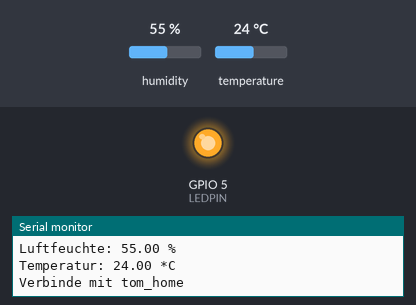
Simulated run of this sketch. Board: ESP8266 (NodeMCU). On the bench: output pins drawn as LEDs (lit = HIGH), the last lines printed to the serial monitor. The inputs (shaded band) are chosen by the test bench; at power-on: humidity 55 %, temperature 24 °C. WiFi joins after 1.5 s; servers stay silent unless stated; pins used as bus, display or sensor lines are not drawn.

Above: at 1.6 s.
At 33.2 s:
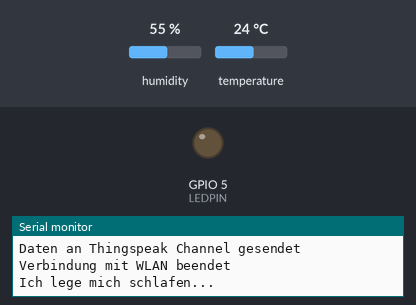
Timing chart, 0 to 82.2 s (numbered marks = the images above):
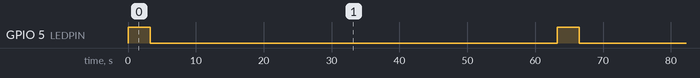

The sketch:

dht11_ESP8266_Nue_led.ino
```cpp
#include <ESP8266WiFi.h>
#include "DHT.h"

#define LEDPIN 5
#define DHTPIN 4
#define DHTPOWERPIN 14
#define DHTTYPE DHT11

#define UPDATEINTERVAL 15 //Wir aktualisieren den Thingspeak Channel alle 15 Minuten (Mindestabstand=15 Minuten)
#define CONNECTIONTIMEOUT 60 //Verbindungstimeout für die Verbindung mit unserem WLAN (Sekunden)

const char* THINGSPEAKAPIKEY = "FT6V86Q2GBDDAH2J"; //Der Write Key des Thingspeak Channels kommt hier rein
const char* THINGSPEAKHOST = "api.thingspeak.com";

const char* WLANSSID = "tom_home"; //Die SSID eures WLAN kommt hier rein
const char* WLANPWD = "heimnetz";  //Das WLAN Passwort eures WLAN kommt hier rein, bei einem offenen WLAN einfach leer lassen

DHT dht(DHTPIN, DHTTYPE);
ADC_MODE(ADC_VCC);
void setup() {
  pinMode(LEDPIN, OUTPUT);
  pinMode(DHTPOWERPIN, OUTPUT);
  Serial.begin(115200);

}

void loop() {
  digitalWrite(DHTPOWERPIN, 1);
  digitalWrite(LEDPIN, 1);


  Serial.println(F(""));
  Serial.println(F(""));
  Serial.println(F("ESP8266-DHT22-AKKU-SENSOR Thingspeak Test mit Deep-Sleep..."));
  Serial.println(F(""));
  Serial.print(F("SDK-Version: "));
  Serial.println(ESP.getSdkVersion());
  Serial.print(F("ESP8266 Chip-ID: "));
  Serial.println(ESP.getChipId());
  Serial.print(F("ESP8266 Speed in MHz: "));
  Serial.println(ESP.getCpuFreqMHz());
  Serial.print(F("Free Heap Size in Bytes: "));
  Serial.println(ESP.getFreeHeap());
  Serial.println(F(""));
  Serial.println(ESP.getVcc());
   Serial.println(F("V"));

  delay(1000);

  dht.begin();

  float hum = dht.readHumidity();
  float temp = dht.readTemperature();

  digitalWrite(DHTPOWERPIN, 0);

  if (isnan(hum) || isnan(temp)) {
    Serial.println(F("Sensorfehler!"));
    //ESP.deepSleep(1000000,WAKE_RF_DEFAULT);
    delay(100);
  } else {
    Serial.print(F("Luftfeuchte: "));
    Serial.print(hum);
    Serial.println(F(" %"));
    Serial.print(F("Temperatur: "));
    Serial.print(temp);
    Serial.println(F(" *C"));
    Serial.println(F(""));

    Serial.print(F("Verbinde mit "));
    Serial.println(WLANSSID);

    WiFi.begin(WLANSSID, WLANPWD);

    int timeout=0;

    while (WiFi.status() != WL_CONNECTED) {
      delay(1000);
      Serial.print(F("."));
      timeout+=1;

      if (timeout>=CONNECTIONTIMEOUT) {
        Serial.println(F(""));
        Serial.println(F("Timeout!"));

        //ESP.deepSleep(1000000,WAKE_RF_DEFAULT);
        delay(100);
      }
    }

    Serial.println(F(""));
    Serial.println(F("Verbindung hergestellt"));
    Serial.print(F("IP Addresse: "));
    Serial.println(WiFi.localIP());

    Serial.print(F("Verbinde mit "));
    Serial.println(THINGSPEAKHOST);

    WiFiClient client;

    if (!client.connect(THINGSPEAKHOST, 80)) {
      Serial.println(F(""));
      Serial.println(F("Verbindung fehlgeschlagen!"));

      //ESP.deepSleep(1000000,WAKE_RF_DEFAULT);
      delay(100);
    } else {
      Serial.println(F("Verbindung erfolgreich hergestellt"));
      Serial.println(F("Sende Daten an Thingspeak Channel..."));

      String POSTString ="api_key=";
      POSTString += THINGSPEAKAPIKEY;
      POSTString += "&field1=";
      POSTString += temp;
      POSTString += "&field2=";
      POSTString += hum;

      client.print(F("POST /update HTTP/1.1\n"));
      client.print(F("HOST: "));
      client.print(THINGSPEAKHOST);
      client.print(F("\n"));
      client.print(F("X-THINGSPEAKAPIKEY:"));
      client.print(THINGSPEAKAPIKEY);
      client.print(F("\n"));
      client.print(F("Connection: close\n"));
      client.print(F("Content-Type: application/x-www-form-urlencoded\n"));
      client.print(F("Content-Length: "));
      client.print(POSTString.length());
      client.print(F("\n\n"));
      client.print(POSTString);
      client.stop();

      Serial.println(F("Verbindung zum Server beendet"));
      Serial.println(F("Daten an Thingspeak Channel gesendet"));

      WiFi.disconnect();

      Serial.println(F("Verbindung mit WLAN beendet"));
      Serial.println(F("Ich lege mich schlafen..."));

      //ESP.deepSleep(60000000*UPDATEINTERVAL,WAKE_RF_DEFAULT);
      digitalWrite(LEDPIN, 0);
      delay(60000);
    }
  }
}
```

Measured:
- by itself, GPIO 5 (LEDPIN): alternates HIGH for 3.2 s and LOW for 60.0 s
